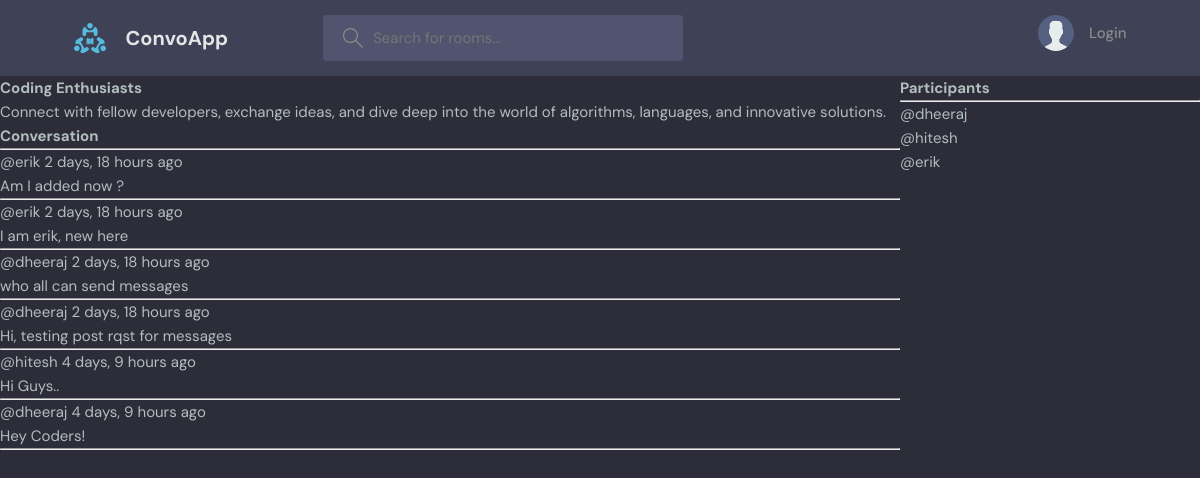
Page /room/2/ on the committed database.
### convoapp/models.py (models this page shows, shortened)
class Room(models.Model):
    host = models.ForeignKey(User, on_delete=models.SET_NULL, null=True)
    topic = models.ForeignKey(Topic, on_delete=models.SET_NULL, null=True)
    name = models.CharField(max_length=200)
    description = models.TextField(null=True, blank=True)
    participants = models.ManyToManyField(User, related_name='participants', blank=True)
    updated = models.DateTimeField(auto_now=True)
    created = models.DateTimeField(auto_now_add=True)
    class Meta:
        ordering = ['-updated','-created']

class Message(models.Model):
    user = models.ForeignKey(User, on_delete=models.CASCADE)
    room = models.ForeignKey(Room, on_delete=models.CASCADE)
    body = models.TextField()
    updated = models.DateTimeField(auto_now=True)
    created = models.DateTimeField(auto_now_add=True)
    class Meta:
        ordering = ['-updated','-created']

### convoapp/views.py (the view, shortened to what this page needs)
# urls.py: path('room/<str:pk>/', views.room, name='room'),
def room(request,pk):
    room = Room.objects.get(id=pk)
    room_messages = room.message_set.all()
    participants = room.participants.all()
    context = {'room':room, 'room_messages':room_messages,'participants':participants}
    return render(request, 'convoapp/room.html', context)

### convoapp/templates/convoapp/room.html (shortened to what this page needs)
{% extends 'main.html' %}
{% block content %}
<div class='room-container'>
  <div>
<h1>{{room.name}}</h1>
<p>{{room.description}}</p>
<div class='comment-wrapper'>
  <h3>Conversation</h3>
  <hr>
  {% for message in room_messages %}
    <div>
        <small>@{{message.user}}   {{message.created|timesince}} ago </small>
        <p>{{message.body}}</p>
        <hr>
    </div>
  {% endfor %}
</div>
  </div>
    <div>
      <h3>Participants</h3>
      <hr>
      {% for user in participants %}
        <div>
          <p>@{{user.username}}</p>
        </div>
      {% endfor %}
    </div>
</div>
{% endblock %}

### templates/main.html (shortened to what this page needs)
<!DOCTYPE html>
{% load static %}
<html lang="en">
  <head>
    <link rel="stylesheet" href="{% static 'styles/style.css' %}" />
  </head>
  <body>
    {% include 'navbar.html' %}
    {% block content  %}
    {% endblock  %}
  </body>
</html>

### templates/navbar.html (shortened to what this page needs)
{% load static %}
<header class="header header--loggedIn">
    <div class="container">
      <a href="{% url 'home' %}" class="header__logo">
        <img src="{% static 'images/logo.svg' %}" />
        <h1>ConvoApp</h1>
      </a>
      <form class="header__search" method="GET" action="{% url 'home' %}">
        <label>
          <input name="q" placeholder="Search for rooms..." />
        </label>
      </form>
      <nav class="header__menu">
        {% if request.user.is_authenticated %}
        <div class="header__user">
          <a href="profile.html">
            <div class="avatar avatar--medium active">
              <img src="https://randomuser.me/api/portraits/men/37.jpg" />
            </div>
            <p>{{request.user.username}} <span>@{{request.user.username}}</span></p>
          </a>
          <button class="dropdown-button">
            <svg version="1.1" xmlns="http://www.w3.org/2000/svg" width="32" height="32" viewBox="0 0 32 32">
              <title>chevron-down</title>
              <path d="M16 21l-13-13h-3l16 16 16-16h-3l-13 13z"></path>
            </svg>
          </button>
        </div>
        {% else %}
        <a href="{% url 'login' %}">
          <img src="{% static 'images/avatar.svg' %}" />
          <p>Login</p>
        </a>
        {% endif %}
      </nav>
    </div>
  </header>

### static/styles/style.css (style rules this page uses)
:root { --color-main: #71c6dd; --color-main-light: #e1f6fb; --color-dark: #3f4156; --color-dark-medium: #51546e; --color-dark-light: #696d97; --color-light: #e5e5e5; --color-gray: #8b8b8b; --color-light-gray: #b2bdbd; --color-bg: #2d2d39; --color-success: #5dd693; --color-error: #fc4b0b; }
* { font-family: "DM Sans", -apple-system, BlinkMacSystemFont, "Segoe UI", Roboto, Oxygen, Ubuntu, Cantarell, "Open Sans", "Helvetica Neue", sans-serif; margin: 0; padding: 0; box-sizing: border-box; text-rendering: optimizeLegibility; font-size: inherit; }
html { font-size: 56.25%; }
@media only screen and (min-width: 1200px) { html { font-size: 62.5%; } }
body { line-height: 1.6; font-weight: 400; font-size: 1.5rem; color: var(--color-light-gray); background-color: var(--color-bg); min-height: 100vh; }
img { width: 100%; }
a { display: inline-block; color: var(--color-main); text-decoration: none; }
.container { max-width: 120rem; width: 90%; margin: auto; }
.header { padding: 1.5rem; background-color: var(--color-dark); }
.header > .container { display: flex; gap: 9.5rem; }
.header__logo, .header__user { display: flex; gap: 2rem; align-items: center; }
.header__logo > img { height: 3.2rem; width: 3.2rem; }
.header__logo > h1 { font-weight: 700; font-size: 2rem; color: var(--color-light); }
.header__search > label { background-color: var(--color-dark-medium); padding: 1.3rem 1rem; display: flex; align-items: center; gap: 1rem; border-radius: 4px; }
.header__search svg { fill: var(--color-gray); width: 2rem; height: 2rem; margin-left: 1rem; }
.header__search input { width: 30rem; background: transparent; border: none; outline: none; color: var(--color-light); }
.header__menu { margin-left: auto; position: relative; }
.header__menu a { display: flex; gap: 1.5rem; align-items: center; font-weight: 500; text-decoration: none; color: var(--color-gray); }
.header__menu img { height: 3.6rem; }
.header__menu p { line-height: 1.2; }

### convoapp/templates/convoapp/room.html (style rules this page uses)
.room-container { display: grid; grid-template-columns: 3fr 1fr; }

### rows in the picture
Room: name "Coding Enthusiasts", description "Connect with fellow developers, exchange ideas, and dive deep into the world of algorithms, languages, and innovative solutions."
Message: user "erik", created "2 days, 18 hours", body "Am I added now ?"
Message: user "erik", created "2 days, 18 hours", body "I am erik, new here"
Message: user "dheeraj", created "2 days, 18 hours", body "who all can send messages"
Message: user "dheeraj", created "2 days, 18 hours", body "Hi, testing post rqst for messages"
Message: user "hitesh", created "4 days, 9 hours", body "Hi Guys.."
Message: user "dheeraj", created "4 days, 9 hours", body "Hey Coders!"

### other values in the picture
{{ user.username }} "dheeraj"
{{ user.username }} "hitesh"
{{ user.username }} "erik"
